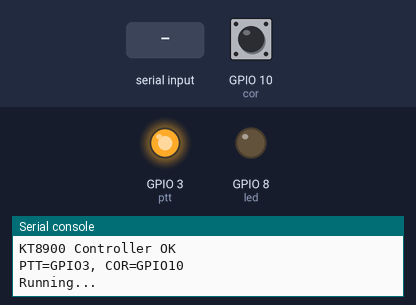
This program was run on a simulated ESP32 board running MicroPython. On the bench: output pins drawn as LEDs (lit = HIGH), the last lines printed to the serial console. Inputs (shaded band) come from the test bench; at power-on: GPIO 10 (cor) HIGH.

Above: at 1.2 s.
1.3 s: "PTT_ON" typed at the serial console, then Enter
At 1.7 s:
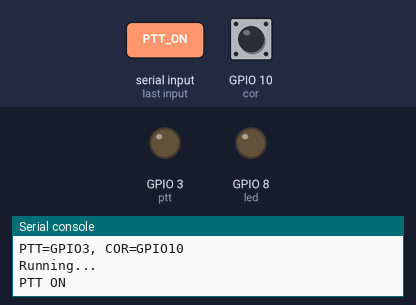
2.8 s: "PTT_OFF" typed at the serial console, then Enter
At 3.3 s:
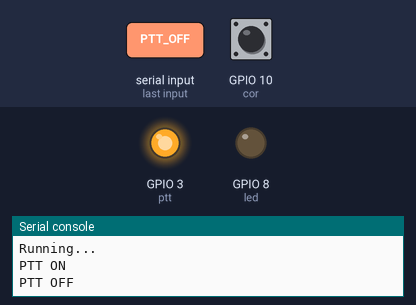
Timing chart, 0 to 5.8 s (numbered marks = the images above; inputs shaded):
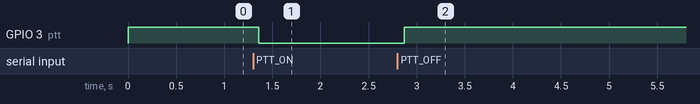

The program:

main.py
```python
import machine
import utime
import sys

class KT8900Controller:
    def __init__(self):
        # GPIO 配置 - 根据你的接线修改
        self.PTT_PIN = 3
        self.COR_PIN = 10

        # PTT 引脚
        self.ptt = machine.Pin(self.PTT_PIN, machine.Pin.OUT)
        self.ptt.value(1)

        # COR 引脚
        self.cor = machine.Pin(self.COR_PIN, machine.Pin.IN, machine.Pin.PULL_UP)
        self.last_cor_state = self.cor.value()

        # 心跳
        self.heartbeat_interval = 5000
        self.last_heartbeat = utime.ticks_ms()
        self.heartbeat_count = 0

        # 命令缓冲
        self.command_buffer = ""

        # 状态 LED
        try:
            self.led = machine.Pin(8, machine.Pin.OUT)
            self.led.value(0)
        except:
            self.led = None

        print("KT8900 Controller OK")
        print(f"PTT=GPIO{self.PTT_PIN}, COR=GPIO{self.COR_PIN}")

    def handle_command(self, cmd):
        cmd = cmd.strip().upper()

        if cmd == "PTT_ON":
            self.ptt.value(0)
            print("PTT ON")

        elif cmd == "PTT_OFF":
            self.ptt.value(1)
            print("PTT OFF")

        elif cmd == "STATUS":
            print(f"COR={self.last_cor_state}, PTT={self.ptt.value()}")

        elif cmd == "PING":
            print("PONG")

    def check_cor(self):
        current = self.cor.value()
        if current != self.last_cor_state:
            self.last_cor_state = current
            status = 1 if current == 0 else 0
            print(f"COR:{status}")

    def run(self):
        print("Running...")

        # USB 串口默认已启用，直接用 sys.stdin
        while True:
            self.check_cor()

            # 检查虚拟串口
            if sys.stdin:
                try:
                    data = sys.stdin.read(1)
                    if data:
                        self.command_buffer += data
                        if '\n' in self.command_buffer:
                            line, self.command_buffer = self.command_buffer.split('\n', 1)
                            if line.strip():
                                self.handle_command(line)
                except:
                    pass

            # 心跳
            if utime.ticks_diff(utime.ticks_ms(), self.last_heartbeat) >= self.heartbeat_interval:
                self.heartbeat_count += 1
                print(f"HB:{self.heartbeat_count}")
                self.last_heartbeat = utime.ticks_ms()

            utime.sleep_ms(10)

controller = KT8900Controller()
controller.run()
```

Measured:
- after the input at 1.3 s, GPIO 3 (ptt): HIGH → LOW after 0.06 s
- after the input at 2.8 s, GPIO 3 (ptt): LOW → HIGH after 0.07 s
